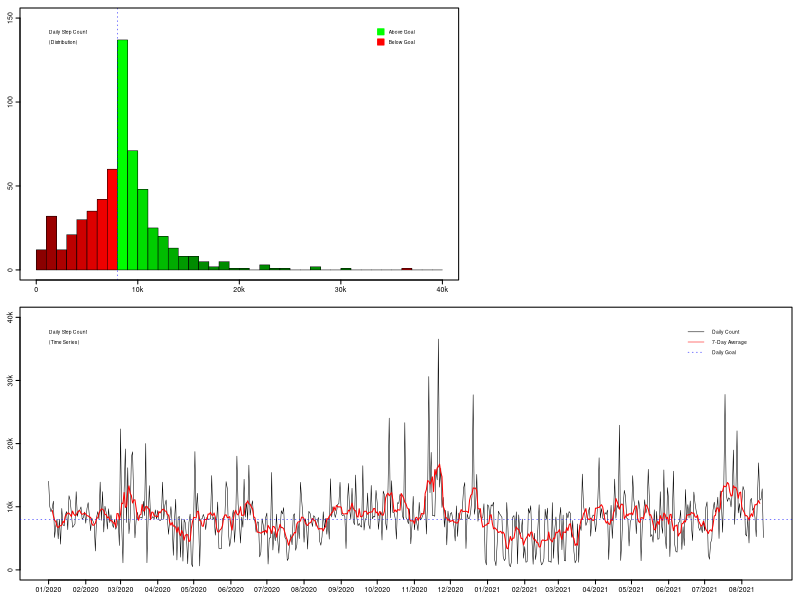

Reproduce this figure in R. (Note: this script raises an error after producing the figure.)
##### Load libraries and initialise data ------------------------------------------------------------------

# Load libraries
library(tidyverse)
library(zoo)
library(grid)
library(gridBase)

# Load in step data
data <- read.csv("StepData.csv")

names(data)[1] <- "Year"
data <- mutate(data, Date = as.Date(paste(Month, Day, Year, sep = "/"), "%m/%d/%Y"))





##### Plot distribution of daily step counts --------------------------------------------------------------

# Function to generate histogram
hPlot <- function(){
  par(lwd = 0.5)
  histColours <-  c(colorRampPalette(c("red4", "red"), 0.5)(8), 
                    colorRampPalette(c("green", "green4"))(8), rep("green4", 16))
  hist(data$Steps, breaks = seq(0, 40000, by = 1000), xlab = "", xaxt = "n",
       ylab = "", yaxt = "n", col = histColours, main = "", ylim = c(0, 150))
  axis(side = 1, at = seq(0, 40000, by = 10000), labels = c("0", "10k", "20k", "30k", "40k"))
  axis(side = 2, at = seq(0, 150, by = 50), labels = TRUE, mgp = c(0, 0.17, 0))
  abline(v = 8000, col = "blue", lty = 3, lwd = 0.5)
  box(lwd = 1)}





##### Plot moving average and daily counts ----------------------------------------------------------------

# Function to generate time series plot
tPlot <- function(){
  plot(data$Date, data$Steps, type = "l", ylim = c(0, 40000), xlab = "", xaxt = "n",
       ylab = "", yaxt = "n", lwd = 0.5)
  axis.Date(1, at = seq(min(data$Date), max(data$Date), by = "1 mon"), format = "%m/%Y")
  axis(side = 2, at = seq(0, 40000, by = 10000), labels = c("0", "10k", "20k", "30k", "40k"),
       mgp = c(0, 0.17, 0))
  lines(data$Date, rollmean(data$Steps, 7, fill = list(NA, NULL, NA)), col = "red", lwd = 1)
  abline(h = 8000, col = "blue", lty = 3, lwd = 0.5)}





##### Combine plots into a single canvas ------------------------------------------------------------------

# Prepare graphics device
tiff(filename = "StepData.tif", width = 3304, height = 2272, units = "px", res = 800, compression = "lzw")

# Create blank page
grid.newpage()
plot.new()

# Set grid layout and activate it
gly <- grid.layout(800, 1200)
pushViewport(viewport(layout = gly))

# Plot step count time series
pushViewport(vp = viewport(layout.pos.row = 400:800, layout.pos.col = 1:1200))
par(fig = gridFIG(), mar = c(1, 1, 0.4, 0.4), cex.axis = 0.42, tcl = -0.2, mgp = c(0, -0.2, 0))
par(new = TRUE)
tPlot()
popViewport()

# Plot step count histogram
pushViewport(vp = viewport(layout.pos.row = 1:400, layout.pos.col = 1:700))
par(fig = gridFIG(), mar = c(1, 1, 0.4, 0.4), cex.axis = 0.42, tcl = -0.2, mgp = c(0, -0.2, 0))
par(new = TRUE)
hPlot()
popViewport()

# Create figure labels
grid.text(label = c("Daily Step Count", "(Distribution)", "Daily Step Count", "(Time Series)"),
          x = rep(0.061, 4), y = c(0.947, 0.930, 0.447, 0.430), hjust = 0, gp = gpar(cex = 0.3))
popViewport()

# Create legend (top)
grid.text(label = c("Above Goal", "Below Goal"),
          x = rep(0.486, 2), y = c(0.947, 0.930),
          hjust = 0, gp = gpar(cex = 0.3))
grid.rect(x = rep(0.476, 2), y = c(0.947, 0.930),
          width = rep(0.008, 2), height = rep(0.010, 2),
          gp = gpar(col = c("green", "red"), fill = c("green", "red")))

# Create legend (bottom)
grid.text(label = c("Daily Count", "7-Day Average", "Daily Goal"),
          x = rep(0.890, 3), y = c(0.447, 0.430, 0.413),
          hjust = 0, gp = gpar(cex = 0.3))
grid.segments(x0 = rep(0.860, 3), y0 = c(0.447, 0.430, 0.413),
              x1 = rep(0.880, 3), y1 = c(0.447, 0.430, 0.413),
              gp = gpar(col = c("black", "red", "blue"), lty = c(1, 1, 3), lwd = 0.5))

# Deactivate grid layout; finalise graphics save
popViewport()
dev.off()
